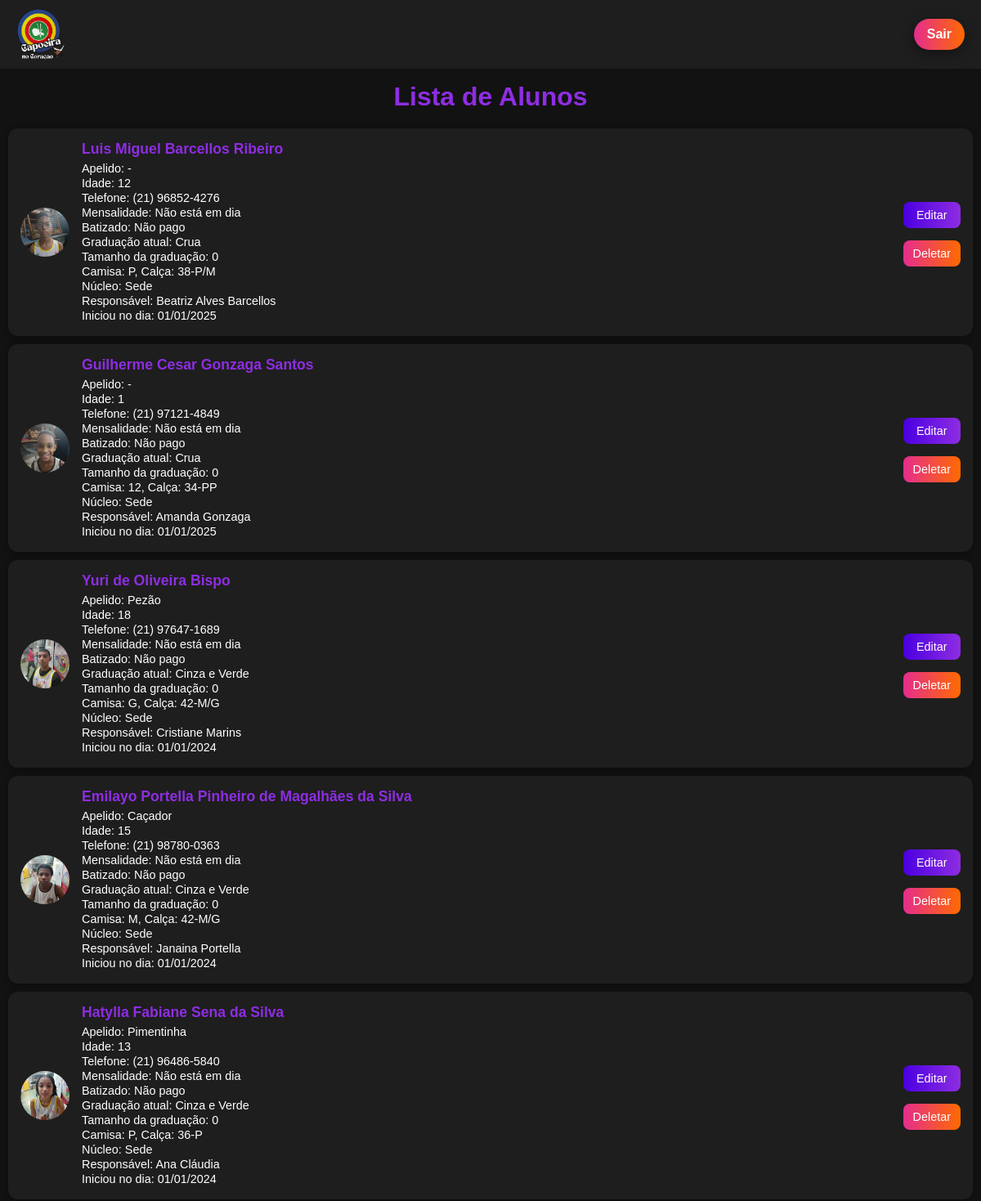
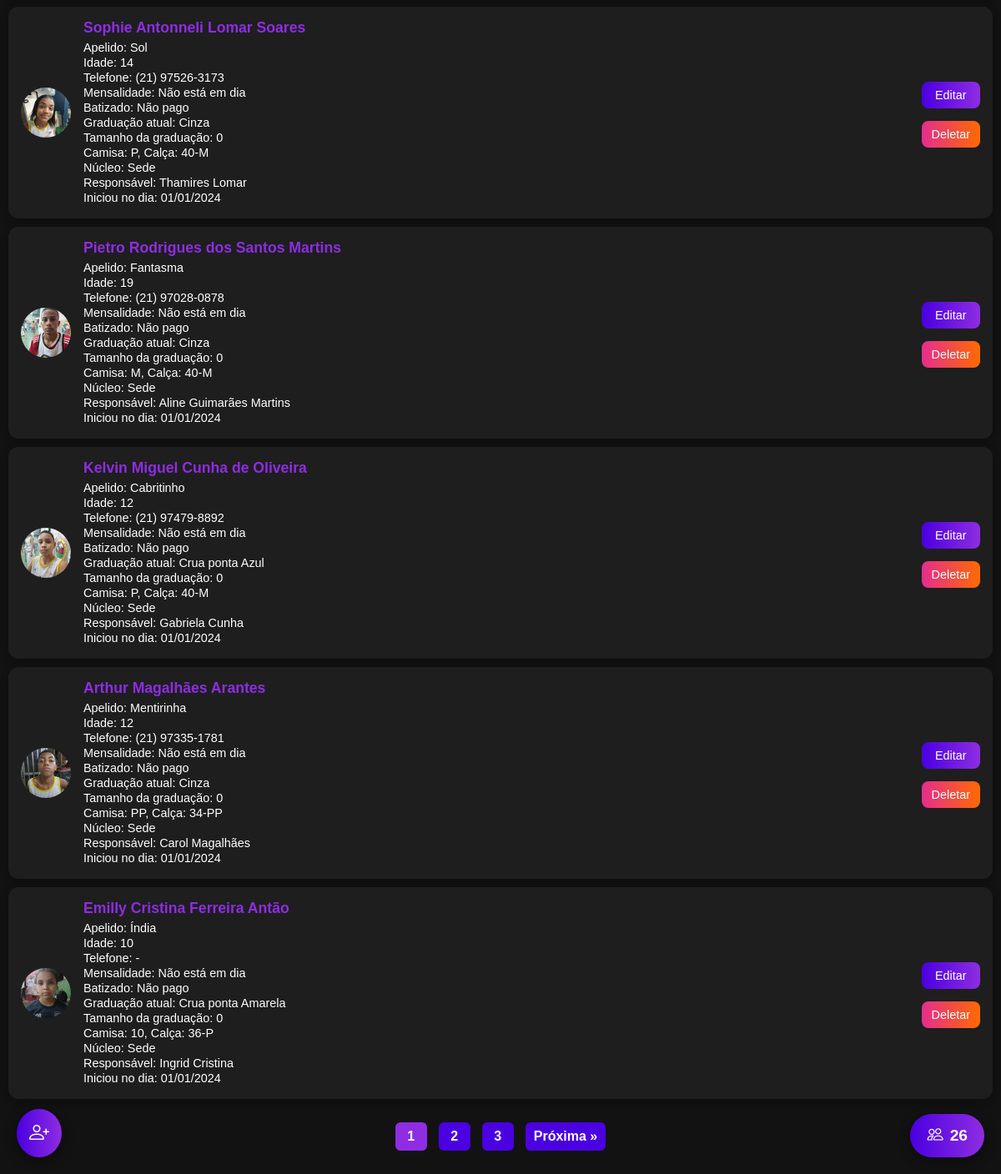
The page / (signed in) on the database as committed earlier (2 pictures, top to bottom).
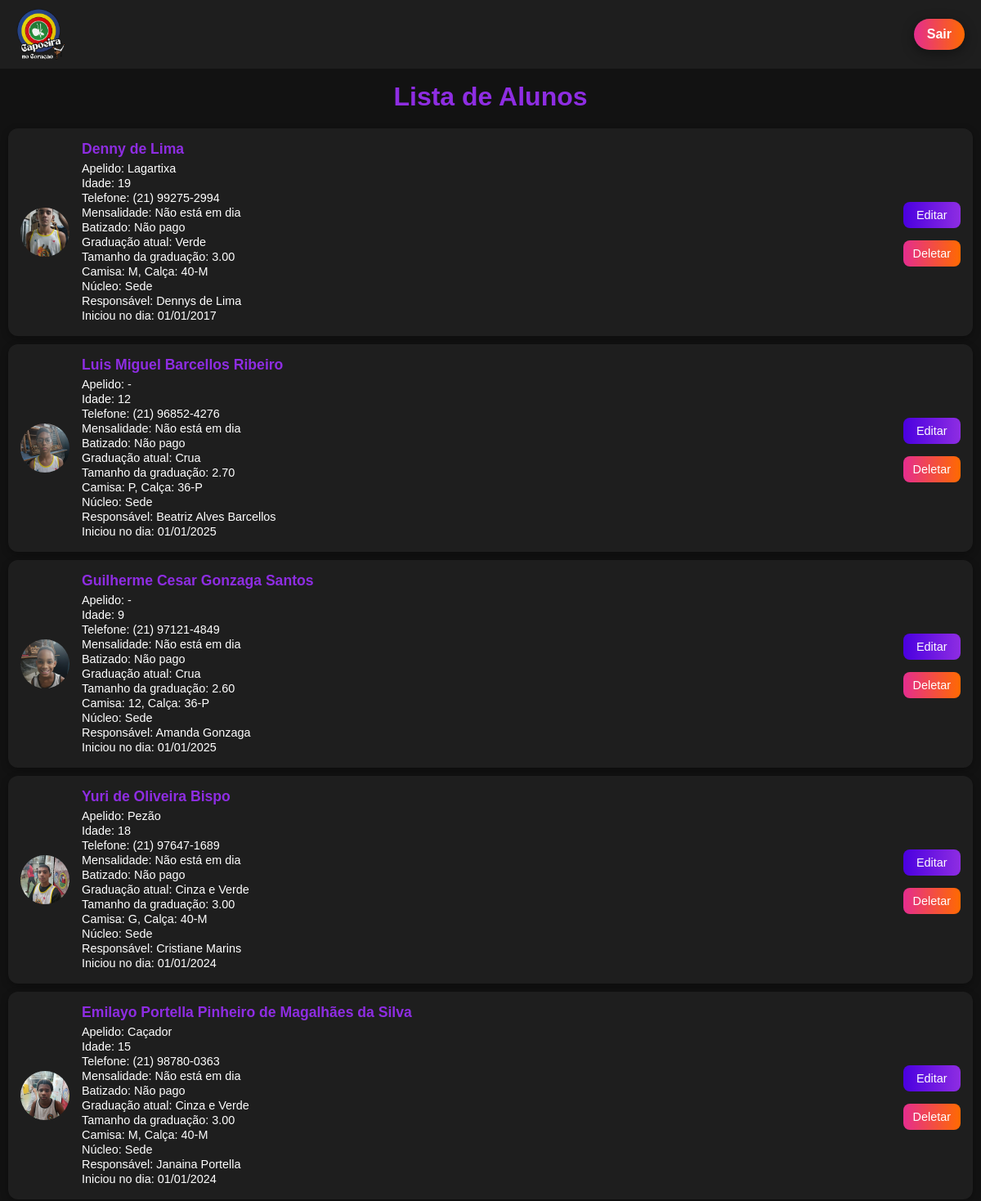
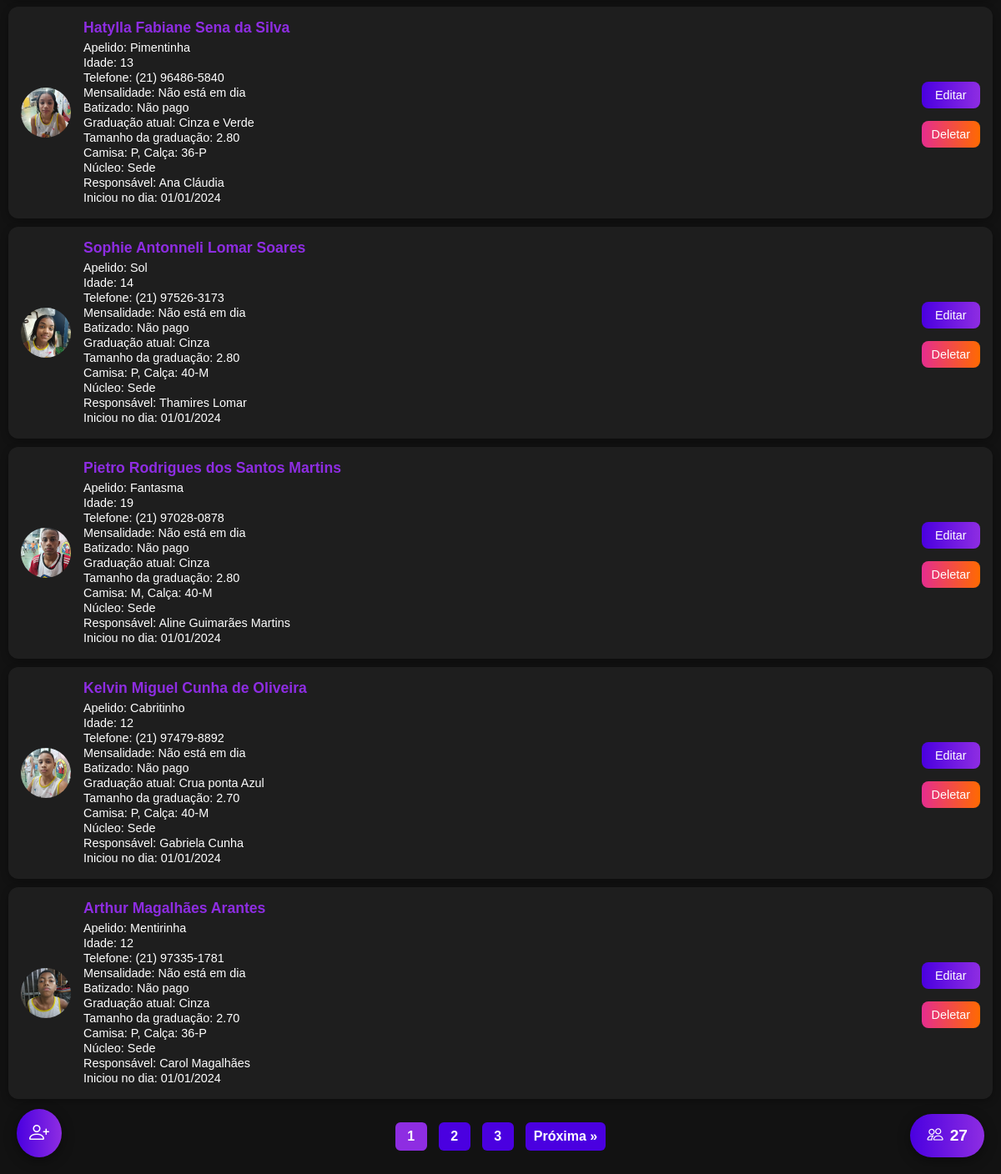
The same page on the database as committed later (2 pictures, top to bottom).
### tables this page shows
CREATE TABLE usuarios (
            id INTEGER PRIMARY KEY AUTOINCREMENT,
            nome_completo TEXT NOT NULL,
            apelido TEXT,
            idade TEXT NOT NULL,
            telefone TEXT,
            mensalidade TEXT NOT NULL,
            batizado TEXT NOT NULL,
            graduacao_atual TEXT NOT NULL,
            graduacao_tamanho TEXT NOT NULL,
            camisa_tamanho TEXT,
            calsa_tamanho TEXT,
            foto TEXT,
            nucleo TEXT NOT NULL,
            responsavel TEXT,
            iniciou_no_dia TEXT
        );

### app.py (the view, shortened to what this page needs)
@app.route("/", methods=["GET", "POST"])
def index():
    alunos = []
    total_paginas = 0
    total_alunos = 0
    pagina = request.args.get("pagina", 1, type=int)  # ?pagina= no GET
    por_pagina = 10
    if session.get("admin_logado"):
        conn = conectar_banco()
        conn.row_factory = sqlite3.Row
        cursor = conn.cursor()
        cursor.execute("SELECT COUNT(*) FROM usuarios")
        total_alunos = cursor.fetchone()[0]
        total_paginas = (total_alunos + por_pagina - 1) // por_pagina
        offset = (pagina - 1) * por_pagina
        cursor.execute(
            "SELECT * FROM usuarios ORDER BY id DESC LIMIT ? OFFSET ?",
            (por_pagina, offset),
        )
        alunos = cursor.fetchall()
        cursor.close()
        conn.close()
    return render_template(
        "index.html",
        alunos=alunos,
        graduacoes=graduacoes,
        pagina=pagina,
        total_paginas=total_paginas,
        total_alunos=total_alunos  # total geral
    )

### app.py (called while the page is built)
def conectar_banco():
    return sqlite3.connect("database.db")

@app.template_filter('data_br')
def data_br(value):
    if not value:
        return '-'
    try:
        dt = datetime.strptime(value, "%Y-%m-%d")
        return dt.strftime("%d/%m/%Y")
    except Exception:
        return value

### templates/index.html (shortened to what this page needs)
<!DOCTYPE html>
<html lang="pt-br">
<head>
    <link rel="stylesheet" href="https://cdn.jsdelivr.net/npm/bootstrap-icons@1.11.3/font/bootstrap-icons.css">
</head>
<body>
    {% if not session.get('admin_logado') %}
    <div class="login-card">
        <h2>Senha do Admin</h2>
        <form method="POST">
            <input type="password" name="senha" placeholder="Digite a senha" required>
            <button type="submit">Entrar</button>
        </form>
        {% with messages = get_flashed_messages() %}
        {% if messages %}
        <p style="color:red;">{{ messages[0] }}</p>
        {% endif %}
        {% endwith %}
    </div>
    {% else %}
    <header>
        <img class="logo" src="/static/img_base/logo.png" alt="Logo Capoeira no Coração">
        {% if session.get('admin_logado') %}
        <a href="{{ url_for('logout') }}" class="btn-flutuante-deslogar">Sair</a>
        {% endif %}
    </header>
    <h1>Lista de Alunos</h1>
    {% for aluno in alunos %}
    <div class="aluno-card">
        {% if aluno.foto %}
        <img src="{{ url_for('static', filename='fotos/' ~ aluno.foto) }}" alt="Foto do aluno">
        {% else %}
        <img src="{{ url_for('static', filename='fotos/default.png') }}" alt="Sem foto">
        {% endif %}
        <div class="aluno-info">
            <h3>{{ aluno.nome_completo }}</h3>
            <p>Apelido: {{ aluno.apelido or '-' }}</p>
            <p>Idade: {{ aluno.idade }}</p>
            <p>Telefone: {{ aluno.telefone or '-' }}</p>
            <p>Mensalidade: {{ aluno.mensalidade }}</p>
            <p>Batizado: {{ aluno.batizado }}</p>
            <p>Graduação atual: {{ aluno.graduacao_atual }}</p>
            <p>Tamanho da graduação: {{ aluno.graduacao_tamanho }}</p>
            <p>Camisa: {{ aluno.camisa_tamanho or '-' }}, Calça: {{ aluno.calsa_tamanho or '-' }}</p>
            <p>Núcleo: {{ aluno.nucleo }}</p>
            <p>Responsável: {{ aluno.responsavel or '-' }}</p>
            <p>Iniciou no dia: {{ aluno.iniciou_no_dia|data_br }}</p>
        </div>
        <div class="edit-delet">
            <a href="/editar/{{ aluno.id }}" class="btn-editar">Editar</a>
            <a href="/deletar/{{ aluno.id }}" class="btn-deletar">Deletar</a>
        </div>
    </div>
    {% else %}
    <p style="text-align:center; margin-top: 20px;">Nenhum aluno cadastrado ainda.</p>
    {% endfor %}
    {% if total_paginas > 1 %}
    <div class="paginacao">
        {% for p in range(1, total_paginas+1) %}
        {% if p == pagina %}
        <span class="pagina-atual">{{ p }}</span>
        {% else %}
        <a href="{{ url_for('index', pagina=p) }}">{{ p }}</a>
        {% endif %}
        {% endfor %}
        {% if pagina < total_paginas %} <a href="{{ url_for('index', pagina=pagina+1) }}">Próxima &raquo;</a>
            {% endif %}
    </div>
    {% endif %}
    <a href="{{ url_for('cadastrar') }}" class="btn-flutuante">
        <i class="bi bi-person-plus"></i>
    </a>
    <div class="bola-total-alunos">
        <i class="bi bi-people"></i> {{ total_alunos }}
    </div>
    {% endif %}
</body>
</html>

### templates/index.html (style rules this page uses)
* { padding: 0; margin: 0; box-sizing: border-box; outline: none; }
body { font-family: Arial, sans-serif; background: #121212; color: #fff; }
header { display: flex; justify-content: space-between; align-items: center; position: fixed; top: 0; width: 100%; z-index: 1000; padding: 10px 20px; background-color: #1E1E1E; }
h1 { text-align: center; color: #8E2DE2; margin-bottom: 20px; margin-top: 100px; }
.aluno-card { background: #1E1E1E; border-radius: 12px; padding: 15px; margin-bottom: 15px; display: flex; align-items: center; justify-content: space-between; box-shadow: 0 3px 10px rgba(0, 0, 0, 0.3); margin: 0; margin: 0 10px 10px 10px; }
.aluno-card img { width: 60px; height: 60px; border-radius: 50%; object-fit: cover; margin-right: 15px; }
.aluno-info { flex: 1; }
.aluno-info h3 { margin: 0 0 5px 0; font-size: 1.1em; color: #8E2DE2; }
.aluno-info p { margin: 2px 0; font-size: 0.9em; }
.btn-editar, .btn-deletar { padding: 8px 12px; color: #fff; border: none; border-radius: 8px; cursor: pointer; font-size: 0.9em; text-decoration: none; text-align: center; transition: 0.3s; display: inline-block; margin-top: 5px; outline: none; }
.btn-editar { background: linear-gradient(to right, #4A00E0, #8E2DE2); }
.btn-deletar { background: linear-gradient(to right, #E52D8E, #FF6A00); }
.btn-flutuante { position: fixed; bottom: 20px; left: 20px; background: linear-gradient(to right, #4A00E0, #8E2DE2); color: #fff; padding: 15px; border-radius: 50%; font-size: 1.5em; text-decoration: none; box-shadow: 0 4px 15px rgba(0, 0, 0, 0.4); transition: 0.3s; outline: none; display: flex; justify-content: center; align-items: center; }
.bola-total-alunos { position: fixed; bottom: 20px; right: 20px; padding: 15px 20px; background: linear-gradient(to right, #4A00E0, #8E2DE2); color: #fff; border-radius: 50px; display: flex; justify-content: center; align-items: center; font-weight: bold; font-size: 1.2em; box-shadow: 0 4px 15px rgba(0, 0, 0, 0.4); cursor: default; transition: 0.3s; outline: none; gap: 8px; }
.logo { width: 60px; display: block; margin: 0; }
.btn-flutuante-deslogar { background: linear-gradient(to right, #E52D8E, #FF6A00); color: #fff; padding: 10px 16px; border-radius: 50px; font-weight: bold; text-decoration: none; box-shadow: 0 4px 15px rgba(0, 0, 0, 0.4); transition: 0.3s; outline: none; }
.edit-delet { display: flex; flex-direction: column; gap: 10px; margin-left: 0px; outline: none; }
.paginacao { display: flex; gap: 6px; align-items: center; justify-content: center; margin: 20px 0; padding: 8px; overflow-x: auto; white-space: nowrap; -webkit-overflow-scrolling: touch; }
.paginacao a, .paginacao span { display: inline-flex; align-items: center; justify-content: center; padding: 8px 10px; margin: 0 4px; border-radius: 6px; text-decoration: none; background: #4A00E0; color: white; font-weight: 700; min-width: 38px; }
.paginacao span.pagina-atual { background: #8E2DE2; }

Rows that differ between the two databases and show on the page:
no longer on this page (row edited): usuarios: foto (picture), nome_completo "Emilly Cristina Ferreira Antão", apelido "Índia", idade "10", telefone "-", mensalidade "Não está em dia", batizado "Não pago", graduacao_atual "Crua ponta Amarela", graduacao_tamanho "0", camisa_tamanho "10", calsa_tamanho "36-P", nucleo "Sede", responsavel "Ingrid Cristina", iniciou_no_dia|data_br "01/01/2024"
added usuarios: foto (picture), nome_completo "Denny de Lima", apelido "Lagartixa", idade "19", telefone "(21) 99275-2994", mensalidade "Não está em dia", batizado "Não pago", graduacao_atual "Verde", graduacao_tamanho "3.00", camisa_tamanho "M", calsa_tamanho "40-M", nucleo "Sede", responsavel "Dennys de Lima", iniciou_no_dia|data_br "01/01/2017"
changed usuarios "Luis Miguel Barcellos Ribeiro": graduacao_tamanho "0" → "2.70"; calsa_tamanho "38-P/M" → "36-P"
changed usuarios "Guilherme Cesar Gonzaga Santos": idade "1" → "9"; graduacao_tamanho "0" → "2.60"; calsa_tamanho "34-PP" → "36-P"
changed usuarios "Yuri de Oliveira Bispo": graduacao_tamanho "0" → "3.00"; calsa_tamanho "42-M/G" → "40-M"
changed usuarios "Emilayo Portella Pinheiro de Magalhães da Silva": graduacao_tamanho "0" → "3.00"; calsa_tamanho "42-M/G" → "40-M"
changed usuarios "Hatylla Fabiane Sena da Silva": graduacao_tamanho "0" → "2.80"
changed usuarios "Sophie Antonneli Lomar Soares": graduacao_tamanho "0" → "2.80"
changed usuarios "Pietro Rodrigues dos Santos Martins": graduacao_tamanho "0" → "2.80"
changed usuarios "Kelvin Miguel Cunha de Oliveira": graduacao_tamanho "0" → "2.70"
changed usuarios "Arthur Magalhães Arantes": graduacao_tamanho "0" → "2.70"; camisa_tamanho "PP" → "P"; calsa_tamanho "34-PP" → "36-P"
Other text that changed with them:
{{ total_alunos }}: "26" → "27"
